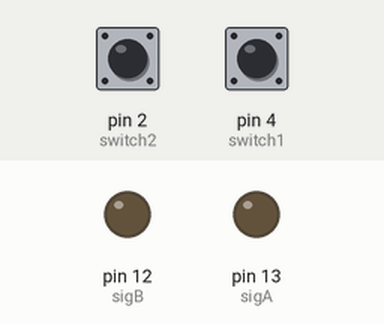
The sketch below on a simulated Arduino Uno, built with avr-gcc and run on an emulated ATmega328P. Parts: output pins drawn as LEDs (lit = HIGH). Inputs (shaded band) come from the test bench; at power-on: pin 2 (switch2) LOW, pin 4 (switch1) HIGH.

Above: at 1.2 s.
1.3 s: pin 2 (switch2) pulled HIGH for 0.15 s
At 2.4 s:
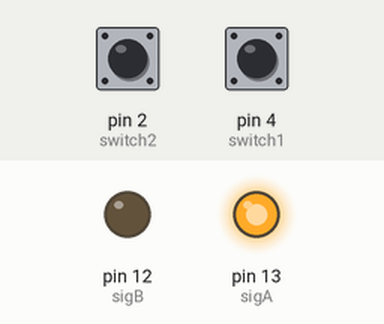
4.4 s: pin 2 (switch2) pulled HIGH for 3.2 s
At 6.76 s:
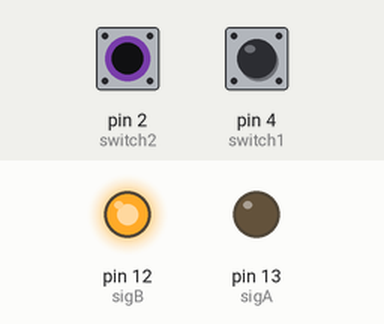
9.1 s: pin 4 (switch1) pulled LOW for 3.2 s
At 13.1 s:
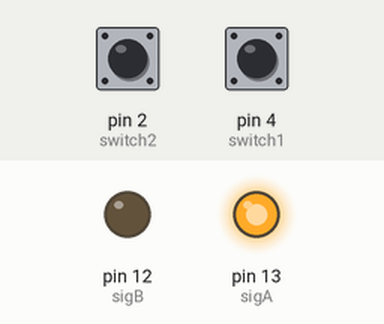
Timing chart, 0 to 21.8 s (numbered marks = the images above; inputs shaded):
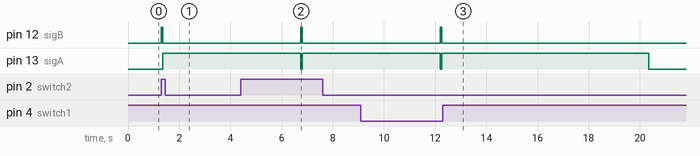

Measured:
- after the input at 1.3 s, pin 12 (sigB): LOW → HIGH at once, → LOW 0.05 s later; pin 13 (sigA): LOW → HIGH after 0.05 s
- after the input at 4.4 s, pin 12 (sigB): LOW → HIGH after 2.4 s, → LOW 0.05 s later
- after the input at 9.1 s, pin 12 (sigB): LOW → HIGH after 3.1 s, → LOW 0.05 s later

The sketch:

LAB_1_final.ino
```cpp
#define a 400           //4*100us

#define b 500           //5*100us

#define d 3500          //7*500us

#define inc 50          //50us

int c = 12;             //8+4

int NOP = 0;            //used for manipulating the c variable

const int switch1 = 4;    //switch 1 on pin 4

const int switch2 = 2;    //switch 2 on pin 5

const int sigA = 13;       // LED pin on 1

const int sigB = 12;     // LED pin on 2


//setting up the switches as inputs and LEDs as outputs

void setup(){


pinMode(switch1, INPUT);

pinMode(switch2, INPUT);

pinMode(sigA, OUTPUT);

pinMode(sigB, OUTPUT);

}

//reading the inputs from the switches

void loop(){


  int switch1State = digitalRead(switch1);

  int switch2State = digitalRead(switch2);


// Condition for mode 1

if (switch2State == HIGH) {


NOP = c - 3;

  sigAsigB();

}

//for a normal pulse

else if (switch1State == LOW){


  NOP = c;

  sigAsigB();

}

}

//begining the LED sequence

void sigAsigB(){

digitalWrite (sigB, HIGH);          //setting the Signal B LED to high

delay (inc);

digitalWrite (sigB, LOW);          //Turning off the signal B LED

for (int i = 0; i<NOP; i++){      //incrementing the pulse by 12 each itteration

  digitalWrite(sigA, HIGH);

  delay (a+inc*i);                  //setting the delay to the correct time

  digitalWrite(sigA, LOW);

}

}
```
